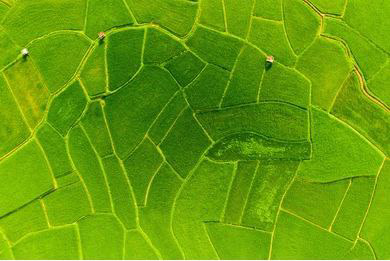
#> input picture Project3/images/FARMS.png, 390 x 261 px
$ jupyter execute Q2.ipynb
#> lines starting #> are read from the running program, lines starting #| are printed output that depends on the picture; after the words box and inside, x2 and y2 are one past the last pixel; in counts of white or black regions, pixels touching at a corner belong together
### Project3/src/functions.py
import cv2
import numpy as np
from matplotlib import pyplot as plt


# Defining custom functions used in this project.
def imread(path: str) -> np.ndarray:
    """
    Reads an image given its path and returns the converted image from BGR to RGB.

    Args:
        path (str): Path to the image file.

    Returns:
        np.ndarray: Image matrix in RGB format.
    """
#> called with path = 'images/FARMS.png'
    return cv2.cvtColor(cv2.imread(path), cv2.COLOR_BGR2RGB)


def imshow(image: np.ndarray, title: str, size: (int|float) = 10) -> None:
    """
    Shows image given its matrix along with title. Size of the image can be adjusted.

    Args:
        image (np.ndarray): Image matrix.
        title (str): Title of the image.
        size (int|float): Size of the image to be displayed.

    Returns:
        None
    """
#> called with title = 'Original Farm Image', size = 10
    h, w = image.shape[0], image.shape[1]
#> h = 261; w = 390
    aspect_ratio = h/w
#> aspect_ratio = 0.669
    plt.figure(figsize=(size * aspect_ratio,size))
    plt.imshow(image)
    plt.title(title.title())
    plt.show()


# [15 lines left out: function plot_histogram, not called in this run]

### Project3/Q2.ipynb
# Question 2
## Water Portion

[cell 1]
import cv2
import numpy as np
from matplotlib import pyplot as plt
from src.functions import imshow, imread

[cell 2]
# Read the image
image = imread('images/FARMS.png')
original_image = image.copy()

[cell 3]
imshow(image, "Original Farm Image")

[cell 4]
# Convert to grayscale
gray = cv2.cvtColor(image, cv2.COLOR_RGB2GRAY)
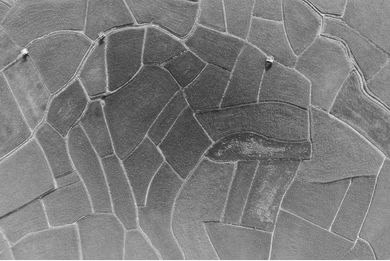
#> gray: shape (261, 390); min 31, max 254, mean 124.1

[cell 5]
# Apply Gaussian Blur
blurred = cv2.GaussianBlur(gray, (5, 5), 0)
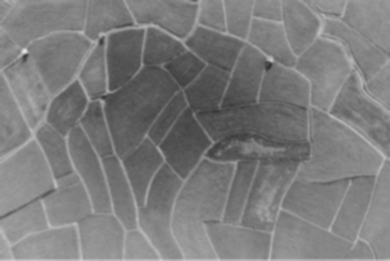
#> blurred: shape (261, 390); min 48, max 232, mean 124

[cell 6]
# Apply Canny edge detection
edges = cv2.Canny(blurred, 50, 150)
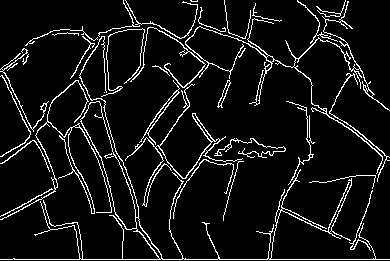
#> edges: shape (261, 390); 7.6% white in thin lines or dots

[cell 7]
# Dilate the edges to close gaps
kernel = np.ones((3,3), np.uint8)
dilated_edges = cv2.dilate(edges, kernel, iterations=2)
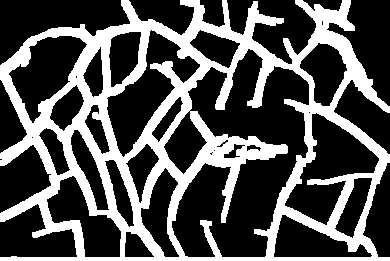
#> dilated_edges: shape (261, 390); 32.3% white; 1 white region, box (x1, y1, x2, y2) and area: (0, 0, 390, 261) 32916

# Erode the edges to refine them
eroded_edges = cv2.erode(dilated_edges, kernel, iterations=1)
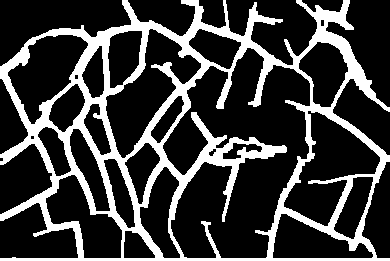
#> eroded_edges: shape (261, 390); 23.7% white; 1 white region

[cell 8]
# Apply Otsu's thresholding
_, otsu_thresh = cv2.threshold(eroded_edges, 0, 255, cv2.THRESH_BINARY + cv2.THRESH_OTSU)

[cell 9]
# Find contours
contours, _ = cv2.findContours(otsu_thresh, cv2.RETR_CCOMP, cv2.CHAIN_APPROX_SIMPLE)
#> contours = 26 contours, 2 with area under 20; largest, box (x1, y1, x2, y2) and area: (0, 0, 390, 261) 76502, (162, 47, 311, 259) 19062, (283, 110, 381, 227) 5298, (105, 28, 202, 159) 4988, (7, 34, 89, 125) 3813

[cell 10]
# Calculate areas and store them with contours
areas = [(cv2.contourArea(contour), contour) for contour in contours]
#> areas = 26 items

# Sort areas in descending order
areas.sort(reverse=True, key=lambda x: x[0])

[cell 11]
# Number the lands based on the areas
land_number = 1
numbered_lands = np.zeros_like(gray)

for area, contour in areas:
    if area == 0:
        continue
    cv2.drawContours(numbered_lands, [contour], -1, (land_number), -1)
    land_number += 1
#> this loop made 26 passes
#> area on passes 1 to 12: 76501.5, 19062.5, 5297.5, 4988.5, 3813, 3199.5, 2588, 2064, 2041, 1505, 1446, 1318
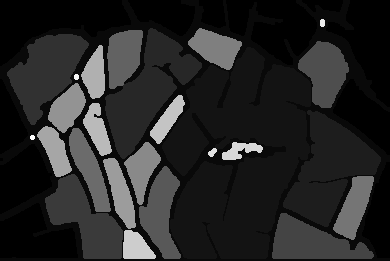
#> numbered_lands: shape (261, 390); min 0, max 26, mean 3.9; drawn with min black and max white
#> after the loop, land_number = 27

[cell 12]
# Create the output image with numbered lands
output_image = original_image.copy()
for i, (area, contour) in enumerate(areas):
    if area == 0:
        continue
    M = cv2.moments(contour)
    if M['m00'] != 0:
        cX = int(M['m10'] / M['m00'])
        cY = int(M['m01'] / M['m00'])
        cv2.putText(output_image, str(i+1), (cX, cY), cv2.FONT_HERSHEY_SIMPLEX, .3, (255, 0, 0), 2)
#> this loop made 26 passes
#> (area, cX, cY) on passes 1 to 12: (76501.5, 196, 142), (19062.5, 237, 157), (5297.5, 328, 168), (4988.5, 147, 90), (3813, 45, 70), (3199.5, 84, 219), (2588, 311, 242), (2064, 324, 71), (2041, 160, 212), (1505, 123, 55), (1446, 88, 169), (1318, 353, 206)
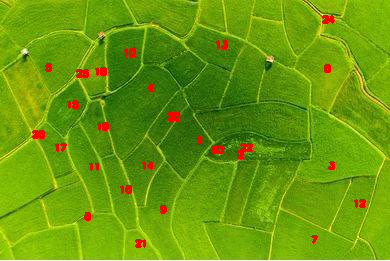
#> output_image: shape (261, 390, 3); mean R, G, B 105.5, 154.4, 10.8

[cell 13]
output_image = cv2.cvtColor(output_image, cv2.COLOR_RGB2BGR)

[cell 14]
# Save and display the result
cv2.imwrite('Numbered_FARMS.png', output_image)
#> Out = True

[cell 15]
output_image = cv2.cvtColor(output_image, cv2.COLOR_BGR2RGB)

[cell 16]
imshow(output_image,'output')
